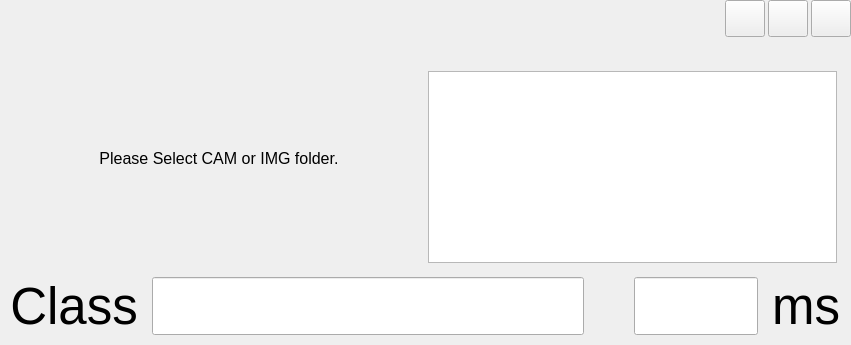
        <widget class="QWidget" name="Filter_Show" native="true">
         <property name="sizePolicy">
          <sizepolicy hsizetype="Preferred" vsizetype="Preferred">
           <horstretch>5</horstretch>
           <verstretch>0</verstretch>
          </sizepolicy>
         </property>
         <layout class="QVBoxLayout" name="verticalLayout">
          <property name="spacing">
           <number>0</number>
          </property>
          <property name="leftMargin">
           <number>0</number>
          </property>
          <property name="topMargin">
           <number>0</number>
          </property>
          <property name="rightMargin">
           <number>0</number>
          </property>
          <property name="bottomMargin">
           <number>0</number>
          </property>
          <item alignment="Qt::AlignTop">
           <widget class="QWidget" name="Filter" native="true">
            <property name="sizePolicy">
             <sizepolicy hsizetype="Expanding" vsizetype="Fixed">
              <horstretch>0</horstretch>
              <verstretch>0</verstretch>
             </sizepolicy>
            </property>
            <property name="minimumSize">
             <size>
              <width>0</width>
              <height>40</height>
             </size>
            </property>
            <property name="maximumSize">
             <size>
              <width>16777215</width>
              <height>30</height>
             </size>
            </property>
            <layout class="QHBoxLayout" name="horizontalLayout_16">
             <property name="spacing">
              <number>3</number>
             </property>
             <property name="leftMargin">
              <number>0</number>
             </property>
             <property name="topMargin">
              <number>0</number>
             </property>
             <property name="rightMargin">
              <number>0</number>
             </property>
             <property name="bottomMargin">
              <number>2</number>
             </property>
             <item>
              <spacer name="spa_filter">
               <property name="orientation">
                <enum>Qt::Horizontal</enum>
               </property>
               <property name="sizeHint" stdset="0">
                <size>
                 <width>40</width>
                 <height>20</height>
                </size>
               </property>
              </spacer>
             </item>
             <item>
              <widget class="QPushButton" name="btn_show_prediction">
               <property name="sizePolicy">
                <sizepolicy hsizetype="Fixed" vsizetype="Fixed">
                 <horstretch>0</horstretch>
                 <verstretch>0</verstretch>
                </sizepolicy>
               </property>
               <property name="minimumSize">
                <size>
                 <width>37</width>
                 <height>37</height>
                </size>
               </property>
               <property name="accessibleDescription">
                <string/>
               </property>
               <property name="text">
                <string/>
               </property>
              </widget>
             </item>
             <item>
              <widget class="QPushButton" name="btn_show_img_result">
               <property name="sizePolicy">
                <sizepolicy hsizetype="Fixed" vsizetype="Fixed">
                 <horstretch>0</horstretch>
                 <verstretch>0</verstretch>
                </sizepolicy>
               </property>
               <property name="minimumSize">
                <size>
                 <width>37</width>
                 <height>37</height>
                </size>
               </property>
               <property name="maximumSize">
                <size>
                 <width>16777215</width>
                 <height>16777215</height>
                </size>
               </property>
               <property name="text">
                <string/>
               </property>
              </widget>
             </item>
             <item>
              <widget class="QPushButton" name="btn_save_img_result">
               <property name="sizePolicy">
                <sizepolicy hsizetype="Fixed" vsizetype="Fixed">
                 <horstretch>0</horstretch>
                 <verstretch>0</verstretch>
                </sizepolicy>
               </property>
               <property name="minimumSize">
                <size>
                 <width>37</width>
                 <height>37</height>
                </size>
               </property>
               <property name="text">
                <string/>
               </property>
              </widget>
             </item>
            </layout>
           </widget>
          </item>
          <item>
           <widget class="QWidget" name="Show" native="true">
            <property name="sizePolicy">
             <sizepolicy hsizetype="Preferred" vsizetype="Preferred">
              <horstretch>7</horstretch>
              <verstretch>1</verstretch>
             </sizepolicy>
            </property>
            <layout class="QVBoxLayout" name="verticalLayout_3" stretch="0,0">
             <property name="spacing">
              <number>10</number>
             </property>
             <property name="leftMargin">
              <number>10</number>
             </property>
             <property name="topMargin">
              <number>10</number>
             </property>
             <property name="rightMargin">
              <number>10</number>
             </property>
             <property name="bottomMargin">
              <number>10</number>
             </property>
             <item>
              <widget class="QWidget" name="Show_Res" native="true">
               <property name="sizePolicy">
                <sizepolicy hsizetype="Preferred" vsizetype="Preferred">
                 <horstretch>0</horstretch>
                 <verstretch>11</verstretch>
                </sizepolicy>
               </property>
               <layout class="QGridLayout" name="gridLayout">
                <property name="leftMargin">
                 <number>2</number>
                </property>
                <property name="topMargin">
                 <number>2</number>
                </property>
                <property name="rightMargin">
                 <number>2</number>
                </property>
                <property name="bottomMargin">
                 <number>2</number>
                </property>
                <property name="spacing">
                 <number>0</number>
                </property>
                <item row="0" column="0">
                 <widget class="QLabel" name="lab_show_res">
                  <property name="enabled">
                   <bool>true</bool>
                  </property>
                  <property name="sizePolicy">
                   <sizepolicy hsizetype="Preferred" vsizetype="Preferred">
                    <horstretch>1</horstretch>
                    <verstretch>0</verstretch>
                   </sizepolicy>
                  </property>
                  <property name="maximumSize">
                   <size>
                    <width>16777215</width>
                    <height>16777215</height>
                   </size>
                  </property>
                  <property name="font">
                   <font>
                    <pointsize>12</pointsize>
                   </font>
                  </property>
                  <property name="frameShape">
                   <enum>QFrame::NoFrame</enum>
                  </property>
                  <property name="frameShadow">
                   <enum>QFrame::Plain</enum>
                  </property>
                  <property name="lineWidth">
                   <number>0</number>
                  </property>
                  <property name="text">
                   <string>Please Select CAM or IMG folder.</string>
                  </property>
                  <property name="alignment">
                   <set>Qt::AlignCenter</set>
                  </property>
                 </widget>
                </item>
                <item row="0" column="1">
                 <widget class="QWidget" name="Show_Res_Table" native="true">
                  <property name="sizePolicy">
                   <sizepolicy hsizetype="Preferred" vsizetype="Preferred">
                    <horstretch>1</horstretch>
                    <verstretch>0</verstretch>
                   </sizepolicy>
                  </property>
                  <property name="minimumSize">
                   <size>
                    <width>0</width>
                    <height>0</height>
                   </size>
                  </property>
                  <layout class="QVBoxLayout" name="verticalLayout_13">
                   <property name="spacing">
                    <number>2</number>
                   </property>
                   <property name="leftMargin">
                    <number>2</number>
                   </property>
                   <property name="topMargin">
                    <number>2</number>
                   </property>
                   <property name="rightMargin">
                    <number>2</number>
                   </property>
                   <property name="bottomMargin">
                    <number>2</number>
                   </property>
                   <item>
                    <widget class="QLabel" name="lab_result_info">
                     <property name="sizePolicy">
                      <sizepolicy hsizetype="Preferred" vsizetype="Fixed">
                       <horstretch>0</horstretch>
                       <verstretch>0</verstretch>
                      </sizepolicy>
                     </property>
                     <property name="minimumSize">
                      <size>
                       <width>0</width>
                       <height>15</height>
                      </size>
                     </property>
                     <property name="text">
                      <string/>
                     </property>
                    </widget>
                   </item>
                   <item>
                    <widget class="QTableWidget" name="tableWidget_result">
                     <property name="sizePolicy">
                      <sizepolicy hsizetype="Expanding" vsizetype="Expanding">
                       <horstretch>0</horstretch>
                       <verstretch>0</verstretch>
                      </sizepolicy>
                     </property>
                    </widget>
                   </item>
                  </layout>
                 </widget>
                </item>
               </layout>
              </widget>
             </item>
             <item>
              <widget class="QWidget" name="Show_Text" native="true">
               <property name="sizePolicy">
                <sizepolicy hsizetype="Preferred" vsizetype="Preferred">
                 <horstretch>0</horstretch>
                 <verstretch>1</verstretch>
                </sizepolicy>
               </property>
               <property name="baseSize">
                <size>
                 <width>0</width>
                 <height>100</height>
                </size>
               </property>
               <layout class="QHBoxLayout" name="horizontalLayout_3">
                <property name="spacing">
                 <number>0</number>
                </property>
                <property name="leftMargin">
                 <number>0</number>
                </property>
                <property name="topMargin">
                 <number>0</number>
                </property>
                <property name="rightMargin">
                 <number>0</number>
                </property>
                <property name="bottomMargin">
                 <number>0</number>
                </property>
                <item>
                 <widget class="QLabel" name="lab_show_class">
                  <property name="sizePolicy">
                   <sizepolicy hsizetype="Preferred" vsizetype="Preferred">
                    <horstretch>1</horstretch>
                    <verstretch>0</verstretch>
                   </sizepolicy>
                  </property>
                  <property name="font">
                   <font>
                    <pointsize>38</pointsize>
                   </font>
                  </property>
                  <property name="text">
                   <string>Class </string>
                  </property>
                  <property name="alignment">
                   <set>Qt::AlignRight|Qt::AlignTrailing|Qt::AlignVCenter</set>
                  </property>
                 </widget>
                </item>
                <item>
                 <widget class="QLineEdit" name="edit_show_class">
                  <property name="sizePolicy">
                   <sizepolicy hsizetype="Expanding" vsizetype="Preferred">
                    <horstretch>7</horstretch>
                    <verstretch>0</verstretch>
                   </sizepolicy>
                  </property>
                  <property name="font">
                   <font>
                    <pointsize>23</pointsize>
                   </font>
                  </property>
                  <property name="readOnly">
                   <bool>true</bool>
                  </property>
                 </widget>
                </item>
                <item>
                 <spacer name="spa_show_text">
                  <property name="orientation">
                   <enum>Qt::Horizontal</enum>
                  </property>
                  <property name="sizeHint" stdset="0">
                   <size>
                    <width>50</width>
                    <height>20</height>
                   </size>
                  </property>
                 </spacer>
                </item>
                <item>
                 <widget class="QLineEdit" name="edit_show_inf">
                  <property name="sizePolicy">
                   <sizepolicy hsizetype="Expanding" vsizetype="Preferred">
                    <horstretch>2</horstretch>
                    <verstretch>0</verstretch>
                   </sizepolicy>
                  </property>
                  <property name="font">
                   <font>
                    <pointsize>23</pointsize>
                   </font>
                  </property>
                  <property name="frame">
                   <bool>true</bool>
                  </property>
                  <property name="readOnly">
                   <bool>true</bool>
                  </property>
                 </widget>
                </item>
                <item>
                 <widget class="QLabel" name="lab_show_inf">
                  <property name="sizePolicy">
                   <sizepolicy hsizetype="Preferred" vsizetype="Preferred">
                    <horstretch>1</horstretch>
                    <verstretch>0</verstretch>
                   </sizepolicy>
                  </property>
                  <property name="font">
                   <font>
                    <pointsize>38</pointsize>
                   </font>
                  </property>
                  <property name="text">
                   <string extracomment="Inference Time"> ms</string>
                  </property>
                 </widget>
                </item>
               </layout>
              </widget>
             </item>
            </layout>
           </widget>
          </item>
         </layout>
        </widget>
